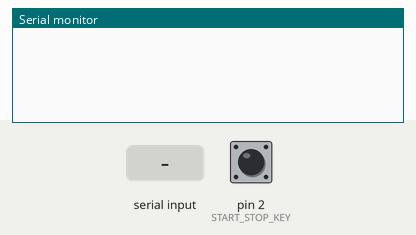
The sketch below on a simulated Arduino Uno, built with avr-gcc and run on an emulated ATmega328P. Parts: the last lines printed to the serial monitor. Wiring (inferred from the names in the program): DS1307 clock at I2C address 0x68. The inputs (shaded band) are chosen by the test bench; at power-on: pin 2 (START_STOP_KEY) LOW. The local clock reads 2024-03-15 10:24:30 at power-on unless the sketch sets it.

Above: at 1.2 s.
1.3 s: pin 2 (START_STOP_KEY) pulled HIGH for 0.15 s
At 2.4 s:
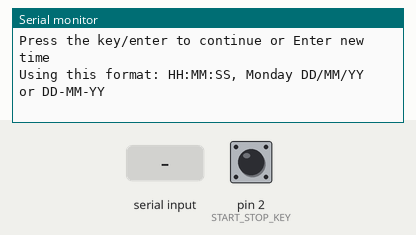
2.9 s: "AM:1\n" received over Serial
At 3.5 s:
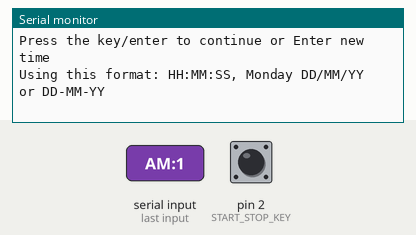
4.4 s: pin 2 (START_STOP_KEY) pulled HIGH for 1 s
At 5.7 s:
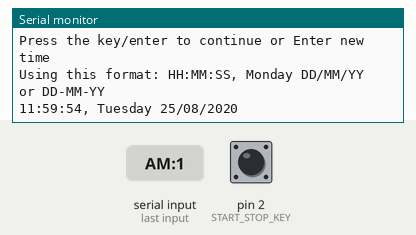
Timing chart, 0 to 7.4 s (numbered marks = the images above; inputs shaded):
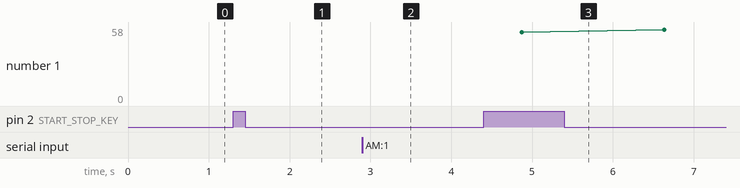

Measured:
- after the input at 1.3 s, the serial monitor: prints a new line at once (image 1)
- after the input at 2.9 s, the serial monitor: prints a new line at once (image 2)
- after the input at 4.4 s, the serial monitor: prints a new line after 0.47 s (image 3)

The sketch:

dynamic_clock.ino
```cpp
/*
 * Author Name    : Badrikesh Prusty
 * Organisation   : Emertxe Information Technologies (P) Ltd.
 * Date           : 29/08/2020
 * Description    : To implement a dynamic clock such that on pressing or should stop/start the clock and if clock is stopped ask user to enter the time to update
 * Input          : Push the button to stop/start the clock. if clock is stopped enter the new time in correct format to update the clock
 */

 #include "main.h"

void setup() {                                            //code within setup function run only once
    pinMode(START_STOP_KEY, INPUT);                       //input key to start or stop the clock
    ds1307.init_i2c_n_serial_comm();                      //start i2c and serial communication

    strcpy(time_str, "11:59:50, Tuesday 25/08/20");
    ds1307.set_time(time_str);
    ds1307.clock_ticks(START);                            //set the time and start the clock ticks
}

void loop() {                                             //code within loop function run infinite times
    static bool key, key_flag, state, msg_flag;
    static unsigned long wait;
    static char get_char; static byte i;

    key = digitalRead(START_STOP_KEY);            //read the button input

    if ( key && key_flag )  {                     //if button is pressed go to this block
        key_flag = 0;
        state = !state;
        ds1307.clock_ticks(state);                //if clock is running stop it or vice versa

        if ( state == 1 )
            msg_flag = 0;                         //if clock is stopped activate the message flag to display the message
    }

    else if ( !key && !key_flag )                 //this avoids keypress detection if pressed for long enough time
        key_flag = 1;

    if ( !state )  {                              //if clock is running go to this block to display the time
        if ( wait++ == 0x2FFFF ) {                //this wait count gives a time delay of 1 sec
            ds1307.display_time();
            wait = 0;
        }
    }

    else if ( state ) {                           //if clock is not running go to this block
        if ( !msg_flag )  {                       //display the message only once
            Serial.println("Press the key/enter to continue or Enter new time");
            Serial.println("Using this format: HH:MM:SS, Monday DD/MM/YY or DD-MM-YY");
            msg_flag = !msg_flag;
            i = 0;
        }
        get_char = Serial.read();                   //read the characters entered through serial monitor

        if ( get_char != -1 && get_char != '\n' ) {
            Serial.print(get_char);
            time_str[i++] = get_char;               //store it in time string array
        }

        else if ( get_char == '\n' )  {
            if ( !i ) {                             //if nothing entered and entered is pressed start the clock
                state = !state;                     //from current position
                ds1307.clock_ticks(state);
                Serial.println();
            }

            else {
                time_str[i] = '\0';                 //if string length is greater than 0 terminate the string using null

                if ( ds1307.format_check(time_str) )  {     //if format is successfully validated
                    ds1307.set_time(time_str);              //set the time and start the clock
                    state = !state;
                    ds1307.clock_ticks(state);
                }

                else  {                                     //if format is invalid go to this block
                    Serial.println();                       //to ask the user to enter again
                    Serial.println("Entered time format is invalid. Please try again!!");
                    msg_flag = 0;
                }

                i = 0;
            }
            Serial.println();
        }
    }
}
```

ds1307.cpp
```cpp
#include <Wire.h>
#include <Arduino.h>
#include "ds1307.h"

char Day[][10] = {"#", "Sunday", "Monday", "Tuesday", "Wednesday", "Thursday", "Friday", "Saturday"};

void DS1307 :: init_i2c_n_serial_comm() {
    Serial.begin(9600);
    Wire.begin();
}

void DS1307 :: display_time() {
    BYTE t_reg[7];
    read_from_rtc(t_reg, SEC_ADDR, sizeof(t_reg));

    if ( t_reg[2] & _12_HR_MODE_ )        //condition to display in 12 hr mode if HR_ADDR bit 6 is high
        sprintf(time_buffer, "%.2x:%.2x:%.2x %s, %s %.2x/%.2x/20%.2x", t_reg[HR_ADDR] & _12_TIME_, t_reg[MIN_ADDR], t_reg[SEC_ADDR] & SEC_VAL,
                                                                       t_reg[HR_ADDR] & AM_PM ? "PM" : "AM", Day[t_reg[DAY_ADDR]],
                                                                       t_reg[DATE_ADDR], t_reg[MONTH_ADDR], t_reg[YEAR_ADDR]);
    else          //24 hr format          //print as 2 digit hexadecimal format
        sprintf(time_buffer, "%.2x:%.2x:%.2x, %s %.2x/%.2x/20%.2x", t_reg[HR_ADDR], t_reg[MIN_ADDR], t_reg[SEC_ADDR] & SEC_VAL, Day[t_reg[DAY_ADDR]],
                                                                    t_reg[DATE_ADDR], t_reg[MONTH_ADDR], t_reg[YEAR_ADDR]);
    Serial.println(time_buffer);      //print time to serial monitor
}

void DS1307 :: set_time(char *current_time) {       //set the time
    BYTE time_reg_arr[7], temp;
    BYTE i = 0;

    char *token = strtok(current_time, ", -/:");    //break the string to tokens to get time information invidually

    while ( token != NULL )                         //run the loop until the conditon satisfies
    {
        if ( !strcmp(token, "AM") )                 //if AM is detected activate 12 hr mode(bit 6) and disable bit 5 oh HR_ADDR
            time_reg_arr[0] |= AM;

        else if ( !strcmp(token, "PM") )
            time_reg_arr[0] |= PM;                  //bit 6 high and bit 5 high for HR_ADDR for PM

        else
        {
            if ( i != 3 )                           //if it is not equal to Day
                time_reg_arr[i] = DEC_2_BCD(atoi(token));       //convert decimal to bcd

            else                                    //for 3rd day field
            {
                for( int j = 1; j < 8; j++ )        //compare the day entered by user with day array
                {
                    if ( !strcmp(token, Day[j]) )
                        time_reg_arr[3] = j;        //if found set the day number as BCD
                }
            }
            i++;
        }

        token = strtok(NULL, ", -/:");              //check for next token
    }

    temp = time_reg_arr[2];
    time_reg_arr[2] = time_reg_arr[0];              //swap HR and SEC array indexes
    time_reg_arr[0] = temp | CLK_HLT;               //activate CH bit in SEC_ADDR to stop the clock

    write_2_rtc(time_reg_arr, SEC_ADDR, sizeof(time_reg_arr));      //function call to write to RTC
}

void DS1307 :: clock_ticks(BYTE state) {              //function def to start and stop the clock
    BYTE temp[1];
    read_from_rtc(temp, SEC_ADDR, 1);                 //get the value from sec address

    if ( state )
        temp[0] |= CLK_HLT;                           //activate CH bit

    else
        temp[0] &= CLK_STRT;                          //else deactivate CH bit

    write_2_rtc(temp, SEC_ADDR, 1);
}

void DS1307 :: write_2_rtc(BYTE *time_reg_arr, BYTE start_add, BYTE total_bytes)  {
    Wire.beginTransmission(RTC_ID);                   //transmit to transmit data to RTC device
    Wire.write(start_add);                            //address to start writing from

    for ( BYTE i = 0; i < total_bytes; i++ )
        Wire.write(time_reg_arr[i]);                  //write data as per the number of bytes
                                                      //address will automatically increment
    Wire.endTransmission();
}

void DS1307 :: read_from_rtc(BYTE *time_reg_arr, BYTE start_add, BYTE total_bytes)  {
    Wire.beginTransmission(RTC_ID);                   //read from rtc
    Wire.write(start_add);                            //enter the address to start reading from that address
    Wire.endTransmission();
    Wire.requestFrom(RTC_ID, total_bytes);            //repeat start for 7 cycles read 7 bytes from the entered address

    for ( BYTE i = 0; i < total_bytes; i++ )
        time_reg_arr[i] = Wire.read();                //read and store to the array
}

BYTE DS1307 :: DEC_2_BCD(BYTE num)  {                 //convert decimal input to bcd as RTC store the time in BCD format
    return ((num / 10) << 4) | (num % 10);
}

BYTE DS1307 :: format_check(char *time)               //function to check the time format if entered through serial monitor
{
    char time_cpy[35];

    strcpy(time_cpy, time);                           //copy the entered time to a new string

    //symbol separator verification
    if ( time_cpy != NULL )
    {
        if ( strlen(time_cpy) > 20 )
        {
            if ( time_cpy[2] == time_cpy[5] && time_cpy[2] == ':' && time_cpy[8] == ',' )       //hr/min/sec separator check
            { /*success*/ }

            else
                return 0;
        }
        else
            return 0;
    }
    else
        return 0;                                 //return 0 if conditon fails

    char *date = strstr(time_cpy, "day");

    if ( date != NULL )
    {
        if ( strlen(date + 4) == 8 )              //4 is added to move to date pos as using strstr day we will get like: day DD/MM/YY
        {
            if ( *(date + 6) == *(date + 9) && ( *(date + 6) == '/' || *(date + 6) == '-' ) )   //dd/mm/yy separator check
            { /*success*/ }
            else
                return 0;
        }
        else
            return 0;
    }
    else
        return 0;


    //total tokens verification
    char *token;
    BYTE token_count = 0;
    BYTE token_vals[7];
    char day_val[10];

    token = strtok(time_cpy, ", -/:");

    while ( token != NULL )
    {
        if ( token_count != 3 )
            token_vals[token_count] = atoi(token);

        else                                                  //calc total tokens and set the values to new array to store as integer
            strcpy(day_val, token);                           //store day string

        token = strtok(NULL, ", -/:");
        token_count++;
    }


    if ( token_count == 7 )
    { /*success*/ }
    else
        return 0;
                                  //change if entered range for all is valid
    if (token_vals[0] >= 0 && token_vals[0] <= 23 )                             //hrs
    {
        if ( token_vals[1] >= 0 && token_vals[1] <= 59 )                        //mins
        {
            if ( token_vals[2] >= 0 && token_vals[2] <= 59 )                    //secs
            {
                if ( token_vals[4] >= 1 && token_vals[4] <= 31 )                //date
                {
                    if ( token_vals[5] >= 1 && token_vals[5] <= 12 )            //month
                    {
                        if ( token_vals[6] >= 0 && token_vals[6] <= 99 )        //year
                        {
                            for ( byte i = 1; i <= 7; i++ )                     //day
                            {
                                if ( !strcmp(day_val, Day[i]) )                 //if day found break the loop
                                    break;

                                if ( i == 7 )
                                    return 0;
                            }
                        }
                        else
                            return 0;
                    }
                    else
                        return 0;
                }
                else
                    return 0;
            }
            else
                return 0;
        }
        else
            return 0;
    }
    else
        return 0;

    return 1;                                   //if control reaches successfully, the enterd format is valid
}
```

ds1307.h
```cpp
#ifndef DS1307_H
#define DS1307_H

#define RTC_ID        0x68

#define SEC_ADDR      0x00
#define MIN_ADDR      0x01
#define HR_ADDR       0x02
#define DAY_ADDR      0x03
#define DATE_ADDR     0x04
#define MONTH_ADDR    0x05
#define YEAR_ADDR     0x06

#define AM            0x40
#define PM            0x60
#define _12_HR_MODE_  0x40
#define AM_PM         0x20
#define _12_TIME_     0x1F
#define SEC_VAL       0x7F

#define CLK_HLT       0x80
#define CLK_STRT      0x7F

typedef unsigned char BYTE;

class DS1307  {
    char time_buffer[35];
    BYTE DEC_2_BCD(BYTE NUM);
    void write_2_rtc(BYTE *time_reg_arr, BYTE start_add, BYTE total_bytes);
    void read_from_rtc(BYTE *time_reg_arr, BYTE start_add, BYTE total_bytes);

    public:
        void init_i2c_n_serial_comm();
        void set_time(char *current_time);
        void display_time();
        void clock_ticks(BYTE state);
        BYTE format_check(char *time);
};

#endif
```

main.h
```cpp
#ifndef MAIN_H
#define MAIN_H

#include "ds1307.h"

#define START 0
#define STOP  1
#define START_STOP_KEY 2

DS1307 ds1307;

char time_str[35];

#endif
```
